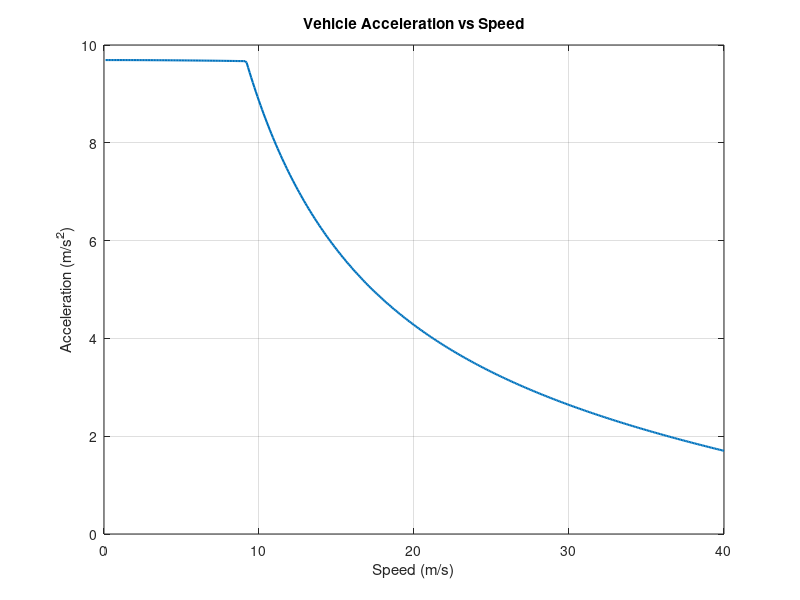

MATLAB code for this plot: (Note: this script raises an error after producing the figure.)
clear;
clc;
close all;

mass_kg = 1500;
power_W = 150000;
efficiency = 0.9;

g_ms2 = 9.81;
rollingResistanceCoefficient = 0.012;

airDensity = 1.225;
dragCoefficient = 0.3;
frontalArea = 2.2;

tireGripCoefficient = 1.0;

wheelPower_W = power_W * efficiency;

speed_ms = 0.1:0.1:40;

rollingResistance_N = rollingResistanceCoefficient * mass_kg * g_ms2;

dragForce_N = 1/2 * airDensity * dragCoefficient * frontalArea .* speed_ms.^2;

maxTireForce_N = tireGripCoefficient * mass_kg * g_ms2;

tractionForce_N = wheelPower_W ./ speed_ms;

actualTractionForce_N = min(tractionForce_N, maxTireForce_N);

transitionSpeed_ms = wheelPower_W / maxTireForce_N;

transitionSpeed_kmh = transitionSpeed_ms * 3.6;

acceleration_ms2 = (actualTractionForce_N - rollingResistance_N - dragForce_N) / mass_kg;

time_s = 0;
targetSpeed_ms = 100 / 3.6;
i = 1;

while speed_ms(i) < targetSpeed_ms

    deltaTime_s = 0.1 / acceleration_ms2(i);
    time_s = time_s + deltaTime_s;

    i = i + 1;

end

fprintf('Estimated 0-100 km/h time: %.2f s\n', time_s);
fprintf('Traction to power limited transition: %.2f km/h\n', transitionSpeed_kmh);


plot(speed_ms, acceleration_ms2, 'LineWidth', 1.5);
xlabel('Speed (m/s)');
ylabel('Acceleration (m/s^2)');
title('Vehicle Acceleration vs Speed');
grid on;

xline(transitionSpeed_ms, '--', ...
    sprintf('Transition: %.2f km/h', transitionSpeed_kmh), ...
    'LabelVerticalAlignment', 'bottom', ...
    'LabelHorizontalAlignment', 'left');

legend('Acceleration', 'Location', 'northeast');
